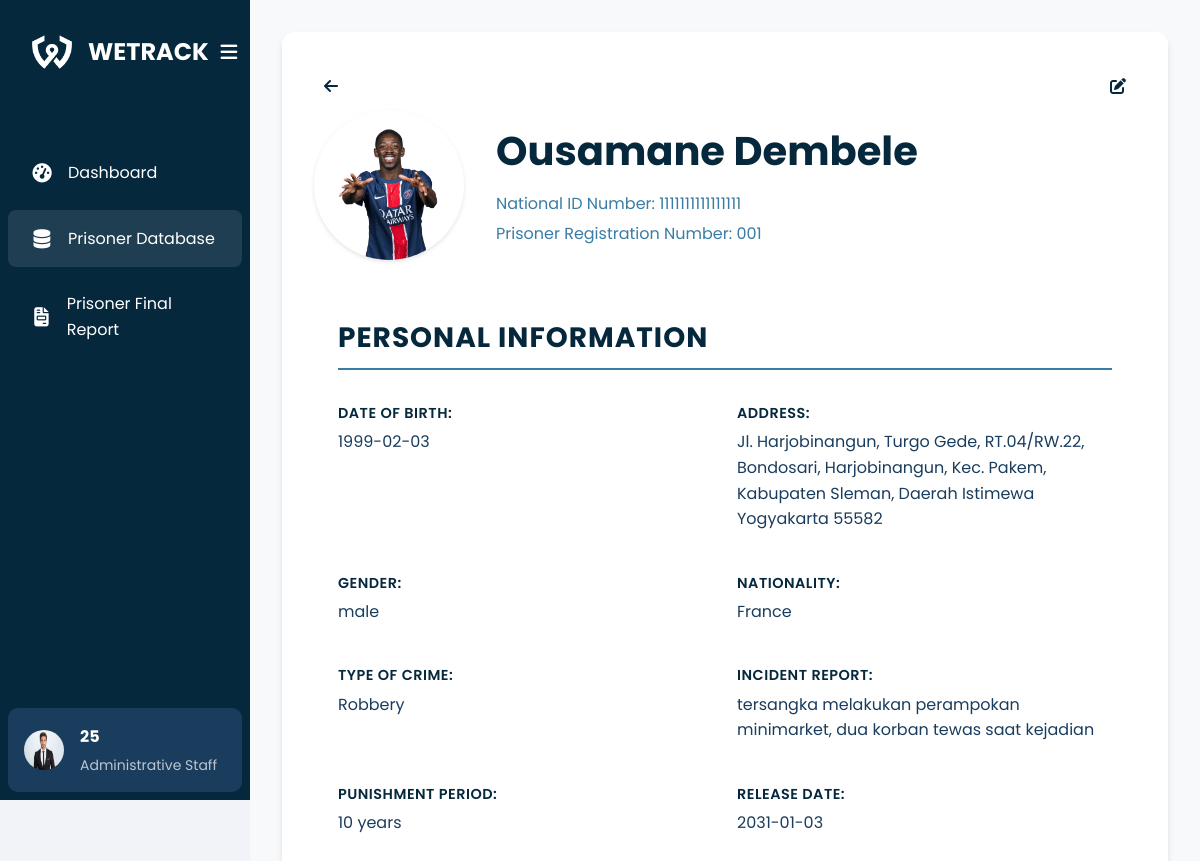
The app's page /lapas/pages/dataNapi.php?id=25 (signed in) with its own data.
### tables this page shows
CREATE TABLE `users` (
  `id` int(11) NOT NULL,
  `profile_picture` varchar(255) DEFAULT '/wetrack/kemenkumham/image/kemenkumham.png',
  `nip` varchar(50) DEFAULT NULL,
  `full_name` varchar(255) DEFAULT NULL,
  `place_of_birth` varchar(100) DEFAULT NULL,
  `date_of_birth` date DEFAULT NULL,
  `religion` varchar(50) DEFAULT NULL,
  `region` varchar(100) DEFAULT NULL,
  `role` enum('Kemenkumham','Lapas','Bapas','Polri') NOT NULL,
  `email` varchar(100) DEFAULT NULL,
  `phone` varchar(15) DEFAULT NULL,
  `address` text DEFAULT NULL,
  `status` enum('Active','Inactive') DEFAULT 'Active',
  `created_by` int(11) DEFAULT NULL,
  `created_at` timestamp NOT NULL DEFAULT current_timestamp(),
  `position` varchar(100) DEFAULT NULL,
  `password` varchar(255) NOT NULL,
  `gender` enum('Male','Female','Other') DEFAULT NULL
);

CREATE TABLE `mantan_narapidana` (
  `id` int(11) NOT NULL,
  `fileInput` varchar(255) DEFAULT NULL,
  `nik` varchar(20) DEFAULT NULL,
  `nrt` varchar(20) DEFAULT NULL,
  `nama` varchar(100) DEFAULT NULL,
  `dateBirth` date DEFAULT NULL,
  `address` text DEFAULT NULL,
  `gender` enum('male','female') DEFAULT NULL,
  `nationality` varchar(100) DEFAULT NULL,
  `crime` enum('TwA','Ot','Fraud','Assault','NO','Embezzlement','MvT','Robbery','Brawling') DEFAULT NULL,
  `case` text DEFAULT NULL,
  `punishment` varchar(100) DEFAULT NULL,
  `releaseDate` date DEFAULT NULL,
  `report` text DEFAULT NULL,
  `action` tinyint(1) DEFAULT NULL COMMENT '1 for accept, 0 for reject',
  `created_at` timestamp NOT NULL DEFAULT current_timestamp(),
  `prisoner_type` enum('houseArrest','cityPrisoner') DEFAULT NULL,
  `geofence_type` enum('houseArrest','cityPrisoner') DEFAULT NULL,
  `geofence_radius` float DEFAULT NULL,
  `geofence_lat` decimal(10,8) DEFAULT NULL,
  `geofence_lng` decimal(11,8) DEFAULT NULL,
  `geofence_city_district` varchar(100) DEFAULT NULL,
  `radiusFence` float DEFAULT NULL,
  `centerLat` float DEFAULT NULL,
  `centerLng` float DEFAULT NULL,
  `city_district` varchar(100) DEFAULT NULL,
  `last_login` timestamp NOT NULL DEFAULT current_timestamp() ON UPDATE current_timestamp()
);

### lapas/pages/dataNapi.php (the view, shortened to what this page needs)
<?php
require __DIR__ . '/../../config/connection.php';
$user_id = $_SESSION['user_id'];
$query = "SELECT id, profile_picture FROM users WHERE id = ?";
$stmt = $conn->prepare($query);
$stmt->bind_param("i", $user_id);
$stmt->execute();
$stmt->bind_result($id, $profile_picture);
if (isset($_GET['id'])) {
    $id = $_GET['id'];
    $result = mysqli_query($conn, "SELECT * FROM mantan_narapidana WHERE id = $id");
    $row = mysqli_fetch_assoc($result);
} else {
    header("Location: data.php");
    exit();
}
?>
<!DOCTYPE html>
<html lang="en">
<head>
    <link rel="stylesheet" href="/wetrack/Lapas/css/dataNapi.css">
    <link rel="stylesheet" href="https://cdnjs.cloudflare.com/ajax/libs/font-awesome/6.4.0/css/all.min.css">
    <link rel="stylesheet" href="https://unpkg.com/leaflet@1.7.1/dist/leaflet.css" />
</head>
<body>
    <div class="container">
        <aside class="sidebar">
            <div class="sidebar-header">
                <div class="logo">
                    <img src="/wetrack/Lapas/Image/wetrack-logo-white.png" alt="WETRACK Logo">
                    <h1 class="logo-text">WETRACK</h1>
                </div>
                <button id="toggle-sidebar" class="toggle-sidebar">
                    <i class="fas fa-bars"></i>
                </button>
            </div>
            <nav class="nav-links">
                <ul>
                    <li><a href="/wetrack/Lapas/pages/home.php"><i class="fas fa-tachometer-alt"></i>
                            <span>Dashboard</span></a></li>
                    <li class="active"><a href="/wetrack/Lapas/pages/data.php"><i class="fas fa-database"></i>
                            <span>Prisoner Database</span></a></li>
                    <li><a href="/wetrack/Lapas/pages/Laporan.php"><i class="fas fa-file-invoice"></i>
                            <span>Prisoner Final Report</span></a></li>
                </ul>
            </nav>
            <div class="user-profile">
                <img src="<?php echo $profile_picture; ?>" alt="Profile picture" width="40" height="40">
                <div class="user-info">
                    <h2><?php echo htmlspecialchars($id); ?></h2>
                    <p>Administrative Staff</p>
                </div>
            </div>
        </aside>
        <main class="content">
            <div class="profile-card">
                <div class="icon-container">
                    <div class="path-to-back">
                        <a href="/wetrack/lapas/pages/data.php"><i class="fas fa-arrow-left"></i></a>
                    </div>
                    <div class="edit-data">
                        <a href="/wetrack/lapas/pages/editNapi.php?id=<?php echo $id; ?>"><i class="fas fa-edit"></i></a>
                    </div>
                </div>
                <div class="profile-header">
                    <?php
                    $result = $conn->query("SELECT * FROM mantan_narapidana WHERE id = $id");
                    if ($result->num_rows > 0) {
                        $row = $result->fetch_assoc();
                        echo '<img src="' . htmlspecialchars($row["fileInput"]) . '" alt="Profile Image" class="profile-image">';
                    } else {
                        echo '<img src="/wetrack/lapas/image/nanti-diganti.png" alt="Default Photo" class="profile-image">';
                    }
                    ?>
                    <div class="profile-title">
                        <h1><?php echo $row["nama"]; ?></h1>
                        <p class="id-text">National ID Number: <?php echo $row["nik"]; ?></p>
                        <p class="id-text">Prisoner Registration Number: <?php echo $row["nrt"]; ?></p>
                    </div>
                </div>
                <div class="profile-content">
                    <div class="info-section">
                        <h2>Personal Information</h2>
                        <div class="info-grid">
                            <div class="info-item">
                                <label>Date of Birth:</label>
                                <span><?php echo $row["dateBirth"]; ?></span>
                            </div>
                            <div class="info-item">
                                <label>Address:</label>
                                <span><?php echo $row["address"]; ?></span>
                            </div>
                            <div class="info-item">
                                <label>Gender:</label>
                                <span><?php echo $row["gender"]; ?></span>
                            </div>
                            <div class="info-item">
                                <label>Nationality:</label>
                                <span><?php echo $row["nationality"]; ?></span>
                            </div>
                            <div class="info-item">
                                <label>Type of Crime:</label>
                                <span><?php echo $row["crime"]; ?></span>
                            </div>
                            <div class="info-item">
                                <label>Incident Report:</label>
                                <span><?php echo $row["case"]; ?></span>
                            </div>
                            <div class="info-item">
                                <label>Punishment Period:</label>
                                <span><?php echo $row["punishment"]; ?></span>
                            </div>
                            <div class="info-item">
                                <label>Release Date:</label>
                                <span><?php echo $row["releaseDate"]; ?></span>
                            </div>
                        </div>
                    </div>
                </div>
            </div>
        </main>
    </div>
</body>
</html>

### lapas/css/dataNapi.css (style rules this page uses)
:root { --primary-color: #06283D; --secondary-color: #3a7ca5; --background-color: #f1f3f8; --card-color: #ffffff; --accent-color: #f39c12; --text-color: #1a3d5e; --success-color: #27ae60; --danger-color: #e74c3c; --warning-color: #f1c40f; }
* { margin: 0; padding: 0; box-sizing: border-box; }
body { font-family: 'Poppins', sans-serif; background-color: var(--background-color); color: var(--text-color); line-height: 1.6; }
.container { display: flex; min-height: 100vh; }
.sidebar { width: 250px; background: var(--primary-color); color: white; padding: 0.5rem; display: flex; flex-direction: column; transition: width 0.3s ease-in-out; position: fixed; top: 0; left: 0; height: 100vh; overflow-y: auto; z-index: 100; }
.sidebar-header { position: relative; display: flex; justify-content: space-between; align-items: center; padding: 1.5rem; margin-bottom: 2rem; }
.logo { display: flex; align-items: center; gap: 1rem; }
.logo img { width: 40px; height: 40px; flex-shrink: 0; }
.logo-text { font-size: 1.5rem; font-weight: 700; transition: opacity 0.3s ease-in-out; }
.toggle-sidebar { background: transparent; border: none; color: white; font-size: 1.2rem; cursor: pointer; padding: 0.5rem; display: flex; align-items: center; justify-content: center; width: 40px; height: 40px; flex-shrink: 0; }
.nav-links { margin-top: 1rem; }
.nav-links ul { list-style: none; display: flex; flex-direction: column; gap: 0.5rem; }
.nav-links li a { text-decoration: none; color: white; display: flex; align-items: center; padding: 1rem 1.5rem; gap: 1rem; transition: background-color 0.3s ease; }
.nav-links li.active a, .nav-links a:hover { background: rgba(255, 255, 255, 0.1); border-radius: 8px; }
.nav-links a i { font-size: 1.2rem; width: 20px; text-align: center; }
.user-profile { margin-top: auto; display: flex; align-items: center; padding: 1rem; background-color: #1a3d5e; border-radius: 10px; transition: all 0.3s ease-in-out; }
.user-profile img { width: 40px; height: 40px; border-radius: 50%; margin-right: 1rem; transition: margin 0.3s ease-in-out; }
.user-info { transition: opacity 0.3s ease-in-out, width 0.3s ease-in-out; }
.user-info h2 { font-size: 1rem; margin-bottom: 0.25rem; }
.user-info p { font-size: 0.875rem; opacity: 0.7; }
.content { flex: 1; padding: 2rem; margin-left: 250px; overflow-y: auto; background-color: #f8f9fa; }
.profile-card { background: #ffffff; border-radius: 12px; padding: 2rem; box-shadow: 0 4px 6px rgba(0, 0, 0, 0.1); max-width: 1200px; width: 100%; margin: 0 auto; overflow-y: auto; }
.profile-header { display: flex; align-items: center; margin-bottom: 2rem; }
.profile-image { width: 150px; height: 150px; border-radius: 50%; object-fit: cover; margin-right: 2rem; box-shadow: 0 2px 4px rgba(0, 0, 0, 0.1); }
.profile-title { flex-grow: 1; }
.profile-title h1 { color: var(--primary-color); font-size: 2.5rem; margin-bottom: 0.5rem; }
.id-text { color: var(--secondary-color); font-size: 1rem; margin-bottom: 0.25rem; }
.profile-content { display: flex; gap: 2rem; margin-bottom: 2rem; }
.info-section { flex: 1; border-radius: 8px; padding: 1.5rem; }
.info-grid { display: grid; grid-template-columns: 1fr 1fr; gap: 1.5rem; }
.info-item { padding: 0.5rem 0; }
.info-item label { display: block; font-weight: 600; margin-bottom: 0.25rem; color: var(--primary-color); font-size: 0.9rem; text-transform: uppercase; letter-spacing: 0.5px; }
.info-item span { color: var(--text-color); font-size: 1rem; display: block; word-wrap: break-word; }
.info-section h2, .violation-section h2 { color: var(--primary-color); font-size: 1.75rem; margin-bottom: 1.5rem; border-bottom: 2px solid var(--secondary-color); padding-bottom: 0.5rem; text-transform: uppercase; letter-spacing: 1px; }

### lapas/pages/dataNapi.php (style rules this page uses)
.icon-container { display: flex; justify-content: space-between; align-items: center; padding: 10px; }
.icon-container i { color: var(--primary-color); font-weight: bold; }

### records on screen
users: profile_picture (picture)
mantan_narapidana: fileInput (picture), nama "Ousamane Dembele", nik "1111111111111111", nrt "001", dateBirth "1999-02-03", address "Jl. Harjobinangun, Turgo Gede, RT.04/RW.22, Bondosari, Harjobinangun, Kec. Pakem, Kabupaten Sleman, Daerah Istimewa Yogyakarta 55582", gender "male", nationality "France", crime "Robbery", case "tersangka melakukan perampokan minimarket, dua korban tewas saat kejadian", punishment "10 years", releaseDate "2031-01-03"

### other values on screen
$id "25"
